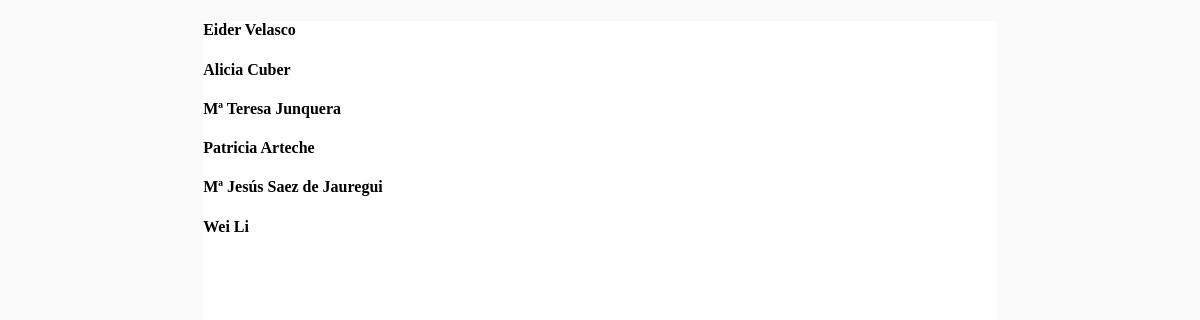
The page /pairing/4/cuadro on the database its author committed.
### rrpairing/models.py (models this page shows, shortened)
class Team(models.Model):
    name = models.CharField(max_length=100)
    tournament = models.ForeignKey(Team_tournament)

### rrpairing/views.py (the view)
# urls.py: url(r'^(?P<tourn_id>\d+)/cuadro$', views.results_table, name='cuadro_resultados'),
def results_table(request, tourn_id):
    tourney = get_object_or_404(Team_tournament, pk=tourn_id)
    teams = tourney.team_set.all()
    rounds = tourney.round_set.all()
    context = {'teams': teams,
               'rounds': rounds,
               'nombre_torneo': tourney.name}
    return render(request,'rrpairing/cuadro_resultados.html',context)

### rrpairing/templates/rrpairing/cuadro_resultados.html (shortened to what this page needs)
<!DOCTYPE html>
<html>
<head>
    {% load staticfiles %}
    <link rel="stylesheet" type="text/css" href="{% static 'rrpairing/print.css' %}" />
</head>
<body>
<div class="page">
    {% for team in teams %}
    <div style="{float:left; width:10%}">
        <h4>{{ team.name }}</h4>
    </div>
    {% endfor %}
</div>
</body>
</html>

### rrpairing/static/rrpairing/print.css (style rules this page uses)
body { margin: 0; padding: 0; background-color: #FAFAFA; -webkit-print-color-adjust:exact; }
.page { width: 210mm; height: 297mm; background-color: white; margin:auto; margin-bottom:22mm; display: block; }

### rows shown on the page
Team: name "Eider Velasco"
Team: name "Alicia Cuber"
Team: name "Mª Teresa Junquera"
Team: name "Patricia Arteche"
Team: name "Mª Jesús Saez de Jauregui"
Team: name "Wei Li"
